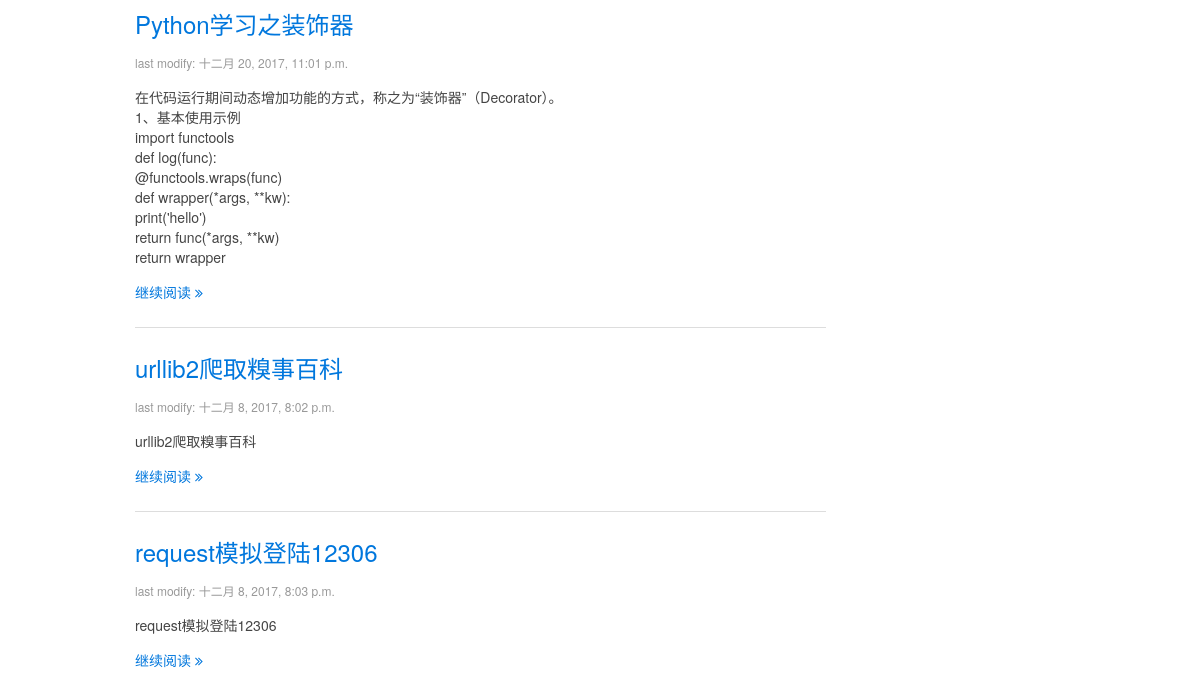
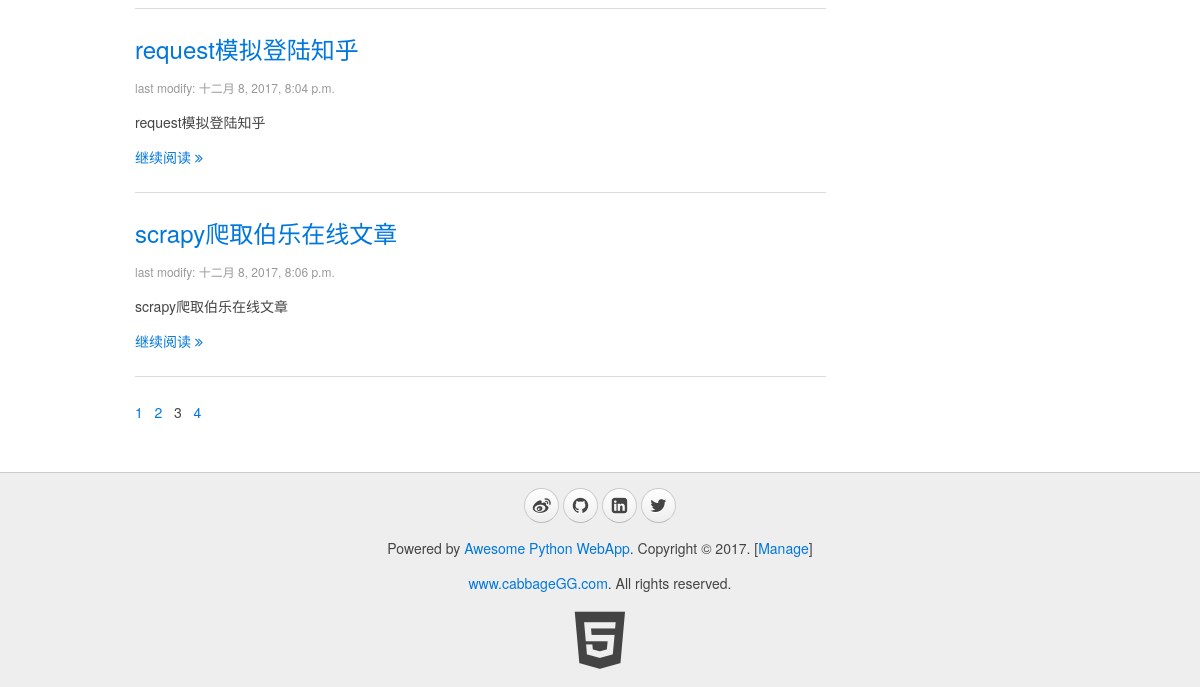
Page /?p=3 (lower part) on the earlier database version (2 pictures, top to bottom).
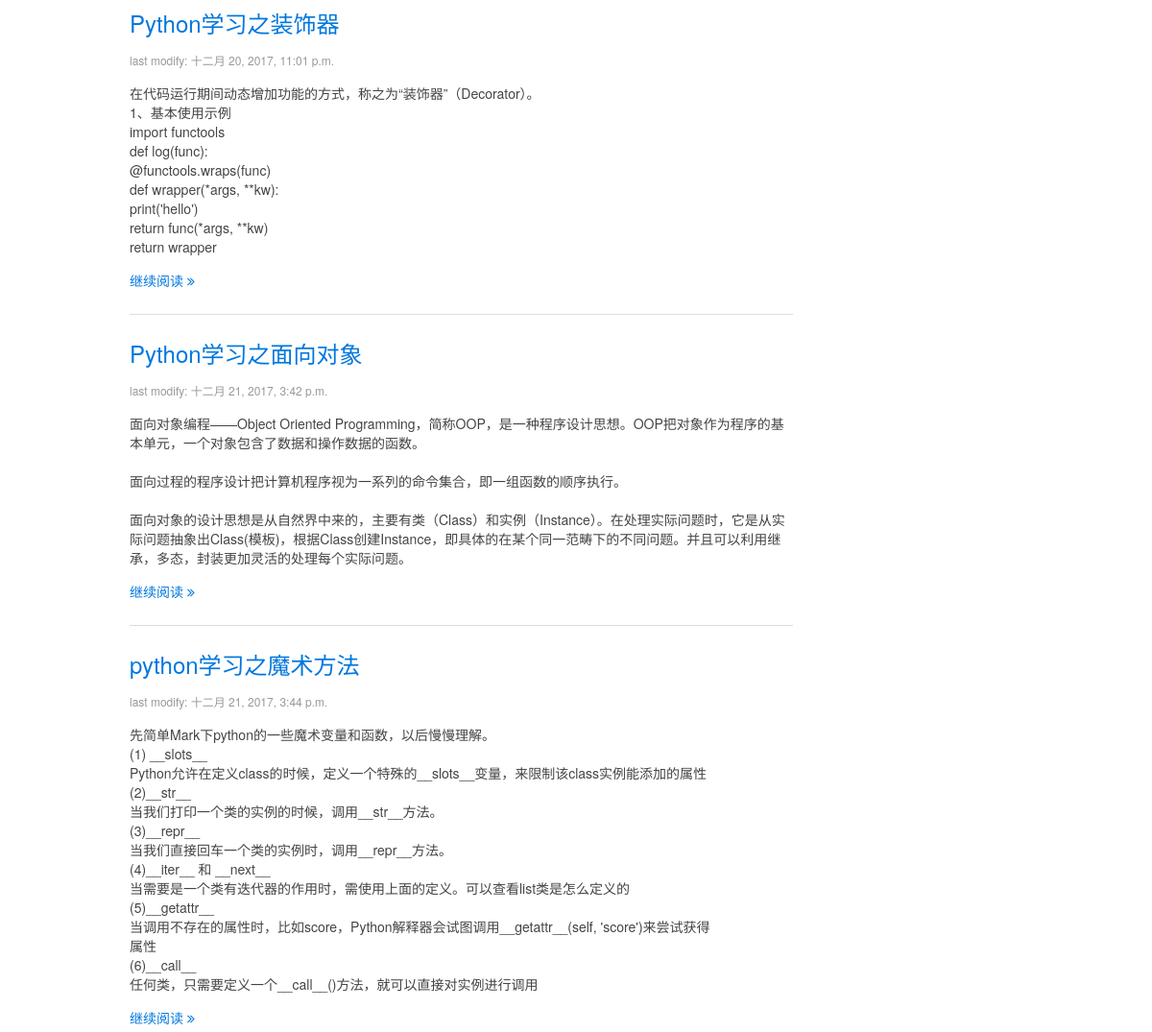
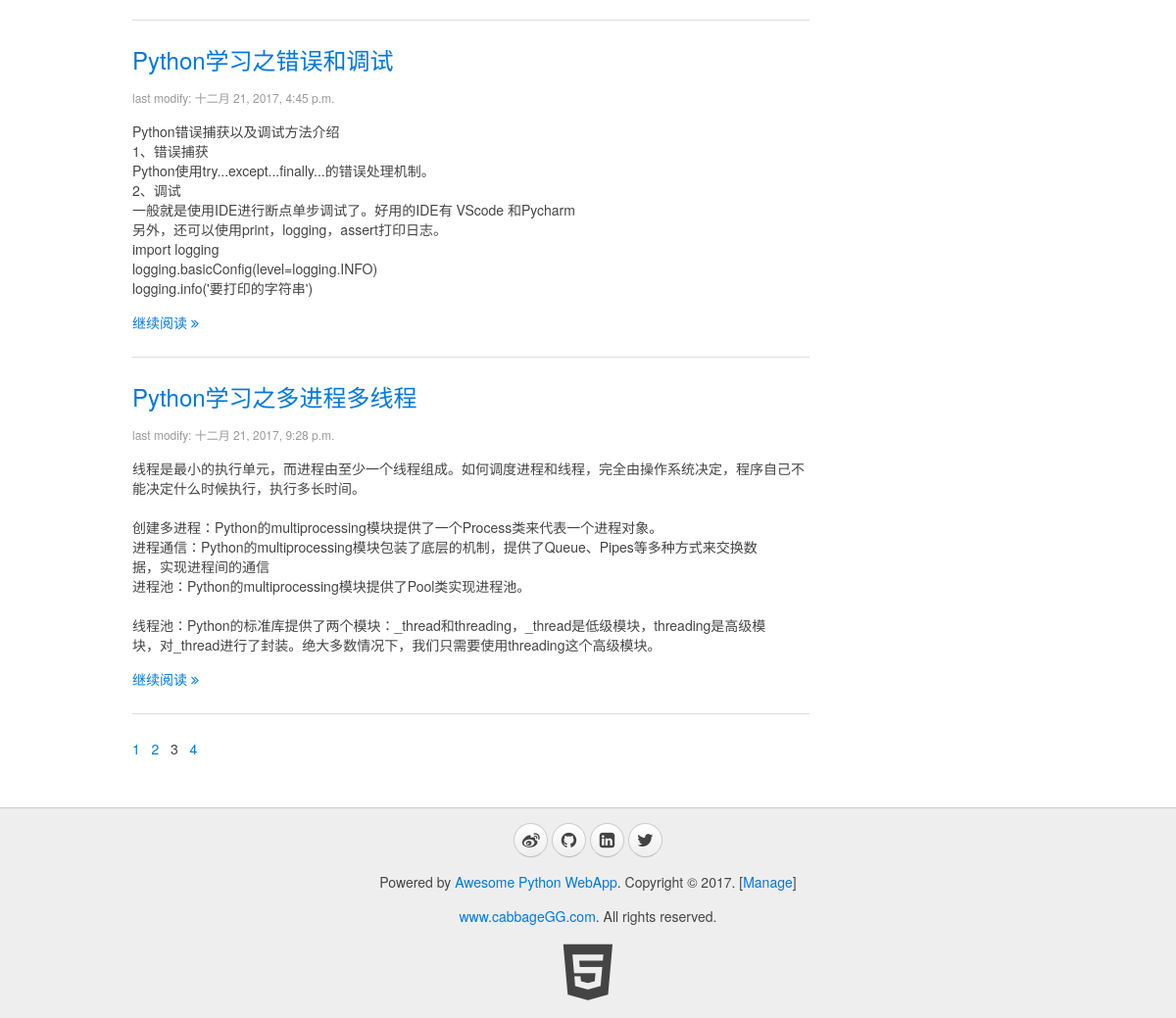
Same page on the later database version (2 pictures, top to bottom).
### blog/models.py (models this page shows, shortened)
class Blog(models.Model):
    title = models.CharField(max_length=32, default="Title")
    content = models.TextField(null=True)
    summary = models.TextField(null=True)
    create_time = models.DateTimeField(null=True)

### blog/views.py (the view)
# urls.py: url(r'^$',views.blogs, name="index"),
def index(request):
    userinfo = ""
    account = request.COOKIES.get("account","")
    if account:
        userinfo = models.User.objects.filter(account=account)
        if userinfo:
            userinfo = userinfo[0]
    page = int(request.GET.get("p", "1"))
    first = (page - 1)*10
    end = first + 10
    blogs = models.Blog.objects.all()
    total_nums = len(blogs)
    if (total_nums % 10) > 0:
        page_nums = int(total_nums/10) + 1
    else:
        page_nums = int(total_nums/10)
    page_nums = range(0, page_nums)
    blogs = blogs[first:end]
    page = page - 1
    return render(request, "blog/index.html", {"blogs": blogs, "page":page, "page_nums":page_nums, "userinfo":userinfo})

### blog/templates/blog/index.html (shortened to what this page needs)
{% extends '__base__.html' %}
{% block content %}
    <div class="uk-width-medium-3-4">
    {% for blog in blogs %}
        <article class="uk-article">
            <h2><a href="/blog/page/{{ blog.id }}">{{ blog.title }}</a></h2>
            <p class="uk-article-meta">last modify: {{ blog.create_time }}</p>
            <p>{{ blog.summary | linebreaksbr }}</p>
            <p><a href="/blog/page/{{ blog.id }}">继续阅读 <i class="uk-icon-angle-double-right"></i></a></p>
        </article>
        <hr class="uk-article-divider">
    {% endfor %}
        <div class="page">
        {% for page_num in page_nums %}
            {% if page_num == page %}
                <span>{{ page_num|add:"1" }}&nbsp;&nbsp;</span>
            {% else %}
                <a href="?p={{ page_num|add:"1" }}"><span>{{ page_num|add:"1" }}&nbsp;&nbsp;</span></a>
            {% endif %}
        {% endfor %}
        </div>
    </div>
{% endblock %}

Differences in the rows shown:
removed Blog: title "urllib2爬取糗事百科", create_time "十二月 8, 2017, 8:02 p.m.", summary "urllib2爬取糗事百科"
removed Blog: title "request模拟登陆12306", create_time "十二月 8, 2017, 8:03 p.m.", summary "request模拟登陆12306"
removed Blog: title "request模拟登陆知乎", create_time "十二月 8, 2017, 8:04 p.m.", summary "request模拟登陆知乎"
removed Blog: title "scrapy爬取伯乐在线文章", create_time "十二月 8, 2017, 8:06 p.m.", summary "scrapy爬取伯乐在线文章"
added Blog: title "Python学习之面向对象", create_time "十二月 21, 2017, 3:42 p.m.", summary "面向对象编程——Object Oriented Programming，简称OOP，是一种程序设计思想。OOP把对象作为程序的基本单元，一个对象包含了数据和操作数据的函数。 面向过程的程序设计把计算机程序视为一系列的命令集合，即一组函数的顺序执行。 面向对象的设计思想是从自然界中来的，主要有类（Class）和实例（Instance）。在处理实际问题时，它是从实际问题抽象出Class(模板)，根据Class创建Instance，即具体的在某个同一范畴下的不同问题。并且可以利用继承，多态，封装更加灵活的处理每个实际问题。"
added Blog: title "python学习之魔术方法", create_time "十二月 21, 2017, 3:44 p.m.", summary "先简单Mark下python的一些魔术变量和函数，以后慢慢理解。 (1) __slots__ Python允许在定义class的时候，定义一个特殊的__slots__变量，来限制该class实例能添加的属性 (2)__str__ 当我们打印一个类的实例的时候，调用__str__方法。 (3)__repr__ 当我们直接回车一个类的实例时，调用__repr__方法。 (4)__iter__ 和 __next__ 当需要是一个类有迭代器的作用时，需使用上面的定义。可以查看list类是怎么定义的 (5)__getattr__ 当调用不存在的属性时，比如score，Python解释器会试图调用__getattr__(self, 'score')来尝试获得 属性 (6)__call__ 任何类，只需要定义一个__call__()方法，就可以直接对实例进行调用"
added Blog: title "Python学习之错误和调试", create_time "十二月 21, 2017, 4:45 p.m.", summary "Python错误捕获以及调试方法介绍 1、错误捕获 Python使用try...except...finally...的错误处理机制。 2、调试 一般就是使用IDE进行断点单步调试了。好用的IDE有 VScode 和Pycharm 另外，还可以使用print，logging，assert打印日志。 import logging logging.basicConfig(level=logging.INFO) logging.info('要打印的字符串')"
added Blog: title "Python学习之多进程多线程", create_time "十二月 21, 2017, 9:28 p.m.", summary "线程是最小的执行单元，而进程由至少一个线程组成。如何调度进程和线程，完全由操作系统决定，程序自己不能决定什么时候执行，执行多长时间。 创建多进程：Python的multiprocessing模块提供了一个Process类来代表一个进程对象。 进程通信：Python的multiprocessing模块包装了底层的机制，提供了Queue、Pipes等多种方式来交换数 据，实现进程间的通信 进程池：Python的multiprocessing模块提供了Pool类实现进程池。 线程池：Python的标准库提供了两个模块：_thread和threading，_thread是低级模块，threading是高级模 块，对_thread进行了封装。绝大多数情况下，我们只需要使用threading这个高级模块。"
